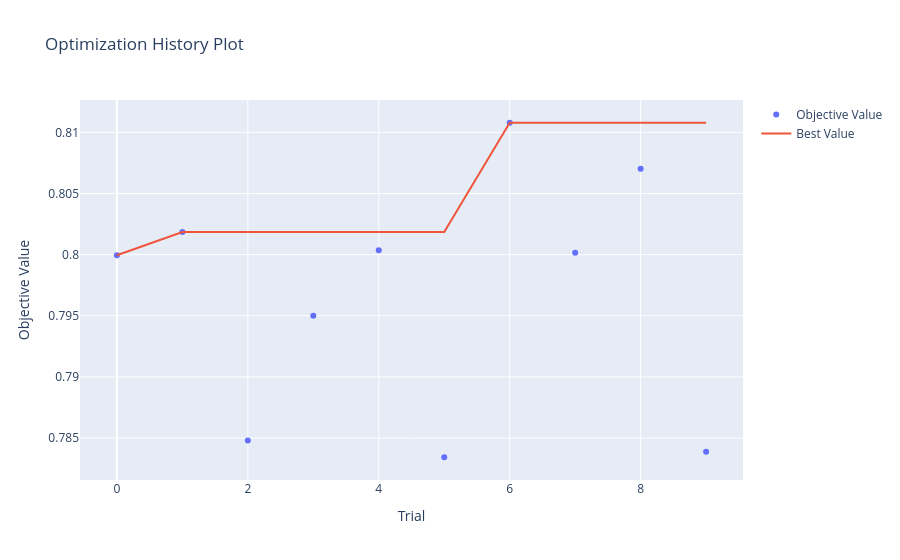
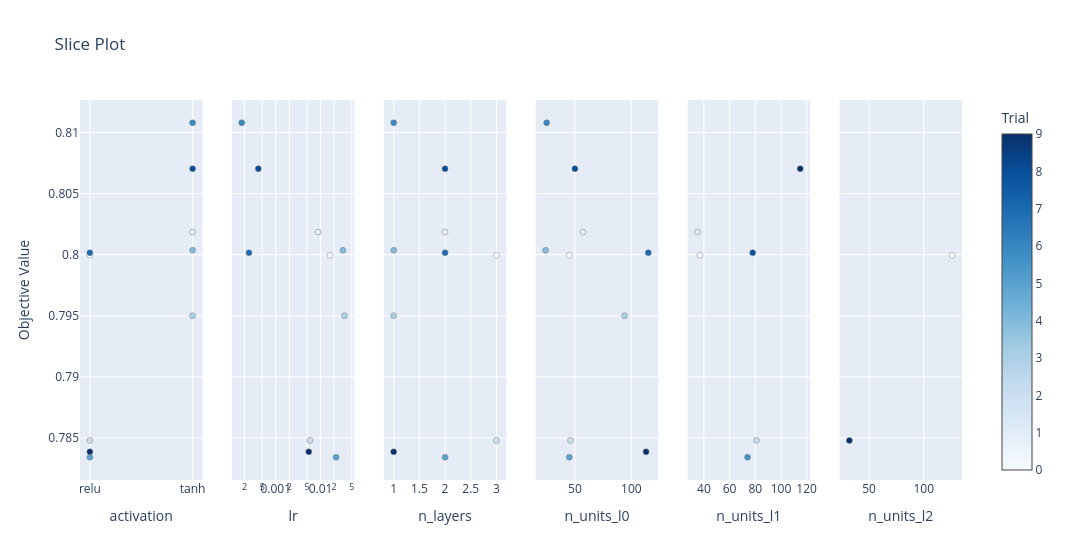

The code cell stored with these charts, in order, in its notebook:
### Code cell
#fazer pip install nbformat

# Gráfico com o histórico da otimização
fig1 = optuna.visualization.plot_optimization_history(study)
fig1.show()

# Gráfico detalhando o impacto de cada hiperparâmetro
fig2 = optuna.visualization.plot_slice(study)
fig2.show()

### Figure 1 — Plotly figure (JSON) as saved in the notebook; plotly's stock layout.template omitted (floating-point values rounded to 4 significant figures)
{"data": [{"mode": "markers", "name": "Objective Value", "type": "scatter", "x": [0, 1, 2, 3, 4, 5, 6, 7, 8, 9], "y": [0.8, 0.8018, 0.7848, 0.795, 0.8004, 0.7834, 0.8108, 0.8002, 0.807, 0.7839]}, {"mode": "lines", "name": "Best Value", "type": "scatter", "x": [0, 1, 2, 3, 4, 5, 6, 7, 8, 9], "y": [0.8, 0.8018, 0.8018, 0.8018, 0.8018, 0.8018, 0.8108, 0.8108, 0.8108, 0.8108]}, {"marker": {"color": "#cccccc"}, "mode": "markers", "name": "Infeasible Trial", "showlegend": false, "type": "scatter", "x": [], "y": []}], "layout": {"title": {"text": "Optimization History Plot"}, "xaxis": {"title": {"text": "Trial"}}, "yaxis": {"title": {"text": "Objective Value"}}}}

### Figure 2 — Plotly figure (JSON) as saved in the notebook; plotly's stock layout.template omitted (floating-point values rounded to 4 significant figures)
{"data": [{"marker": {"color": [0, 1, 2, 3, 4, 5, 6, 7, 8, 9], "colorbar": {"title": {"text": "Trial"}, "x": 1, "xpad": 40}, "colorscale": [[0, "rgb(247,251,255)"], [0.125, "rgb(222,235,247)"], [0.25, "rgb(198,219,239)"], [0.375, "rgb(158,202,225)"], [0.5, "rgb(107,174,214)"], [0.625, "rgb(66,146,198)"], [0.75, "rgb(33,113,181)"], [0.875, "rgb(8,81,156)"], [1, "rgb(8,48,107)"]], "line": {"color": "Grey", "width": 0.5}, "showscale": true}, "mode": "markers", "name": "Feasible Trial", "showlegend": false, "type": "scatter", "x": ["relu", "tanh", "relu", "tanh", "tanh", "relu", "tanh", "relu", "tanh", "relu"], "xaxis": "x", "y": [0.8, 0.8018, 0.7848, 0.795, 0.8004, 0.7834, 0.8108, 0.8002, 0.807, 0.7839], "yaxis": "y"}, {"marker": {"color": [0, 1, 2, 3, 4, 5, 6, 7, 8, 9], "colorbar": {"title": {"text": "Trial"}, "x": 1, "xpad": 40}, "colorscale": [[0, "rgb(247,251,255)"], [0.125, "rgb(222,235,247)"], [0.25, "rgb(198,219,239)"], [0.375, "rgb(158,202,225)"], [0.5, "rgb(107,174,214)"], [0.625, "rgb(66,146,198)"], [0.75, "rgb(33,113,181)"], [0.875, "rgb(8,81,156)"], [1, "rgb(8,48,107)"]], "line": {"color": "Grey", "width": 0.5}, "showscale": false}, "mode": "markers", "name": "Feasible Trial", "showlegend": false, "type": "scatter", "x": [0.01624, 0.008778, 0.005806, 0.03432, 0.03166, 0.02226, 0.000174, 0.0002519, 0.0004075, 0.005448], "xaxis": "x2", "y": [0.8, 0.8018, 0.7848, 0.795, 0.8004, 0.7834, 0.8108, 0.8002, 0.807, 0.7839], "yaxis": "y2"}, {"marker": {"color": [0, 1, 2, 3, 4, 5, 6, 7, 8, 9], "colorbar": {"title": {"text": "Trial"}, "x": 1, "xpad": 40}, "colorscale": [[0, "rgb(247,251,255)"], [0.125, "rgb(222,235,247)"], [0.25, "rgb(198,219,239)"], [0.375, "rgb(158,202,225)"], [0.5, "rgb(107,174,214)"], [0.625, "rgb(66,146,198)"], [0.75, "rgb(33,113,181)"], [0.875, "rgb(8,81,156)"], [1, "rgb(8,48,107)"]], "line": {"color": "Grey", "width": 0.5}, "showscale": false}, "mode": "markers", "name": "Feasible Trial", "showlegend": false, "type": "scatter", "x": [3, 2, 3, 1, 1, 2, 1, 2, 2, 1], "xaxis": "x3", "y": [0.8, 0.8018, 0.7848, 0.795, 0.8004, 0.7834, 0.8108, 0.8002, 0.807, 0.7839], "yaxis": "y3"}, {"marker": {"color": [0, 1, 2, 3, 4, 5, 6, 7, 8, 9], "colorbar": {"title": {"text": "Trial"}, "x": 1, "xpad": 40}, "colorscale": [[0, "rgb(247,251,255)"], [0.125, "rgb(222,235,247)"], [0.25, "rgb(198,219,239)"], [0.375, "rgb(158,202,225)"], [0.5, "rgb(107,174,214)"], [0.625, "rgb(66,146,198)"], [0.75, "rgb(33,113,181)"], [0.875, "rgb(8,81,156)"], [1, "rgb(8,48,107)"]], "line": {"color": "Grey", "width": 0.5}, "showscale": false}, "mode": "markers", "name": "Feasible Trial", "showlegend": false, "type": "scatter", "x": [45, 57, 46, 94, 24, 45, 25, 115, 50, 113], "xaxis": "x4", "y": [0.8, 0.8018, 0.7848, 0.795, 0.8004, 0.7834, 0.8108, 0.8002, 0.807, 0.7839], "yaxis": "y4"}, {"marker": {"color": [0, 1, 2, 5, 7, 8], "colorbar": {"title": {"text": "Trial"}, "x": 1, "xpad": 40}, "colorscale": [[0, "rgb(247,251,255)"], [0.125, "rgb(222,235,247)"], [0.25, "rgb(198,219,239)"], [0.375, "rgb(158,202,225)"], [0.5, "rgb(107,174,214)"], [0.625, "rgb(66,146,198)"], [0.75, "rgb(33,113,181)"], [0.875, "rgb(8,81,156)"], [1, "rgb(8,48,107)"]], "line": {"color": "Grey", "width": 0.5}, "showscale": false}, "mode": "markers", "name": "Feasible Trial", "showlegend": false, "type": "scatter", "x": [37, 35, 81, 74, 78, 115], "xaxis": "x5", "y": [0.8, 0.8018, 0.7848, 0.7834, 0.8002, 0.807], "yaxis": "y5"}, {"marker": {"color": [0, 2], "colorbar": {"title": {"text": "Trial"}, "x": 1, "xpad": 40}, "colorscale": [[0, "rgb(247,251,255)"], [0.125, "rgb(222,235,247)"], [0.25, "rgb(198,219,239)"], [0.375, "rgb(158,202,225)"], [0.5, "rgb(107,174,214)"], [0.625, "rgb(66,146,198)"], [0.75, "rgb(33,113,181)"], [0.875, "rgb(8,81,156)"], [1, "rgb(8,48,107)"]], "line": {"color": "Grey", "width": 0.5}, "showscale": false}, "mode": "markers", "name": "Feasible Trial", "showlegend": false, "type": "scatter", "x": [126, 32], "xaxis": "x6", "y": [0.8, 0.7848], "yaxis": "y6"}], "layout": {"title": {"text": "Slice Plot"}, "width": 1800, "xaxis": {"anchor": "y", "categoryarray": ["relu", "tanh"], "categoryorder": "array", "domain": [0, 0.1389], "title": {"text": "activation"}, "type": "category"}, "xaxis2": {"anchor": "y2", "domain": [0.1722, 0.3111], "title": {"text": "lr"}, "type": "log"}, "xaxis3": {"anchor": "y3", "domain": [0.3444, 0.4833], "title": {"text": "n_layers"}}, "xaxis4": {"anchor": "y4", "domain": [0.5167, 0.6556], "title": {"text": "n_units_l0"}}, "xaxis5": {"anchor": "y5", "domain": [0.6889, 0.8278], "title": {"text": "n_units_l1"}}, "xaxis6": {"anchor": "y6", "domain": [0.8611, 1], "title": {"text": "n_units_l2"}}, "yaxis": {"anchor": "x", "domain": [0, 1], "title": {"text": "Objective Value"}}, "yaxis2": {"anchor": "x2", "domain": [0, 1], "matches": "y", "showticklabels": false}, "yaxis3": {"anchor": "x3", "domain": [0, 1], "matches": "y", "showticklabels": false}, "yaxis4": {"anchor": "x4", "domain": [0, 1], "matches": "y", "showticklabels": false}, "yaxis5": {"anchor": "x5", "domain": [0, 1], "matches": "y", "showticklabels": false}, "yaxis6": {"anchor": "x6", "domain": [0, 1], "matches": "y", "showticklabels": false}}}
